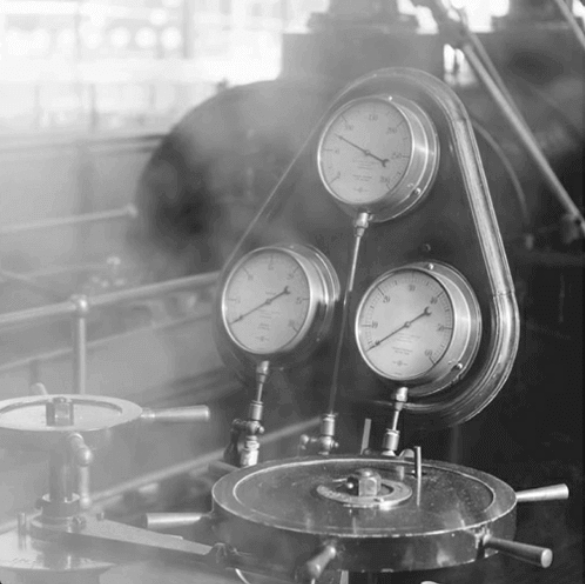
#> input picture img/ponteiros.png, 585 x 584 px
$ python 'arquivo 4.py'
#> lines starting #> are read from the running program, lines starting #| are printed output that depends on the picture
import cv2

from matplotlib import pyplot

img = cv2.imread("../img/ponteiros.png", 0)
#> img is the input picture: shape (584, 585); min 19, max 255, mean 133.6
cv2.imshow("imagem", img)

pyplot.figure("histograma b")

pyplot.hist(img.ravel(),255,[0,255])

img_equalizada = cv2.equalizeHist(img)
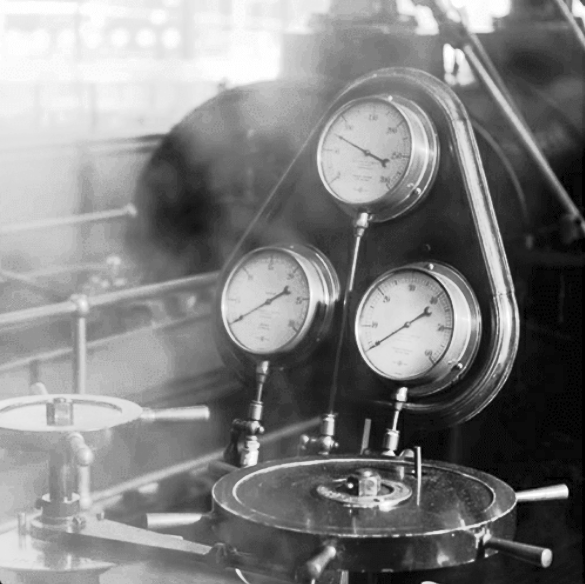
#> img_equalizada: shape (584, 585); min 0, max 255, mean 128.4
cv2.imshow("imagem equalizada", img_equalizada)
pyplot.hist(img_equalizada.ravel(),255,[0,255])
pyplot.show()
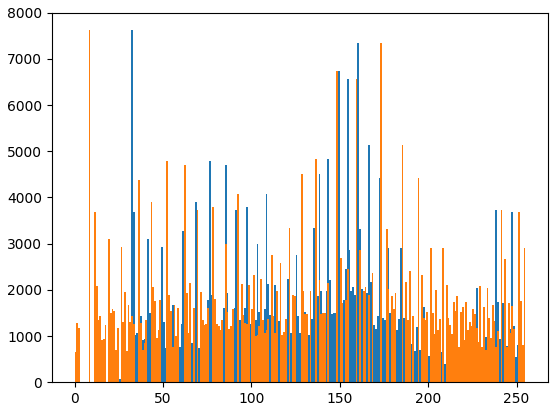
#> figure drawn by matplotlib, 1 panel; tallest bar 7622 high, from x = 32 to 33; tallest bar 7622 high, from x = 8 to 9

$ run again, with img/arena.png copied over img/ponteiros.png
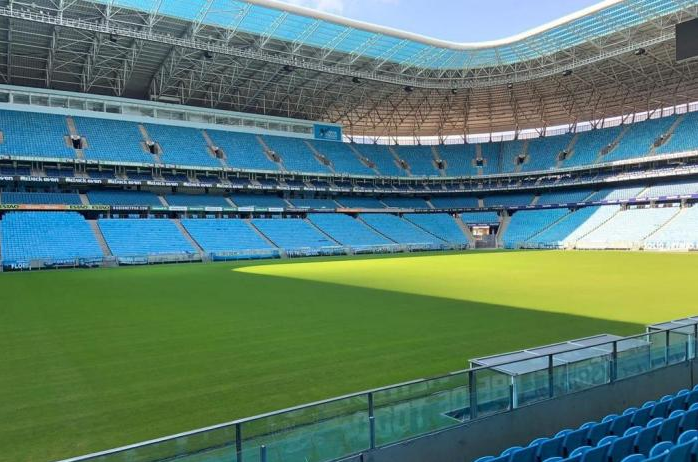
#> input picture img/arena.png, 698 x 462 px
#> `img_equalizada = cv2.equalizeHist(img)`:
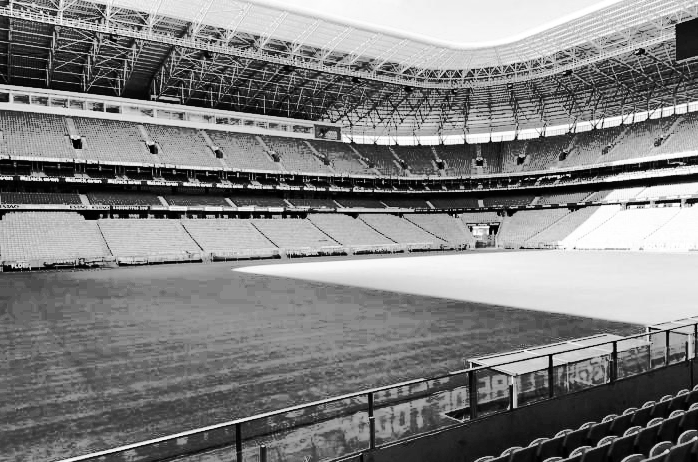
#> img_equalizada: shape (462, 698); min 0, max 255, mean 129.1
#> `pyplot.show()`:
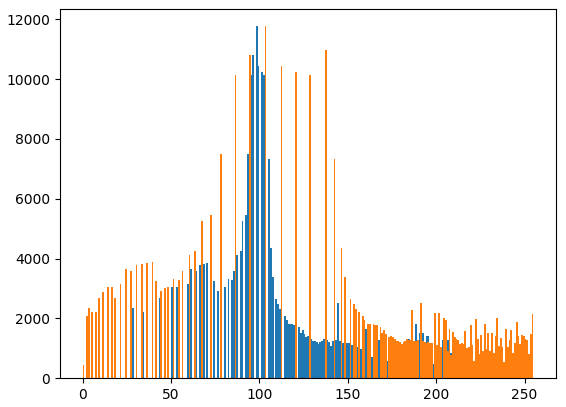
#> figure drawn by matplotlib, 1 panel; tallest bar 11772 high, from x = 98 to 99; tallest bar 11772 high, from x = 103 to 104
